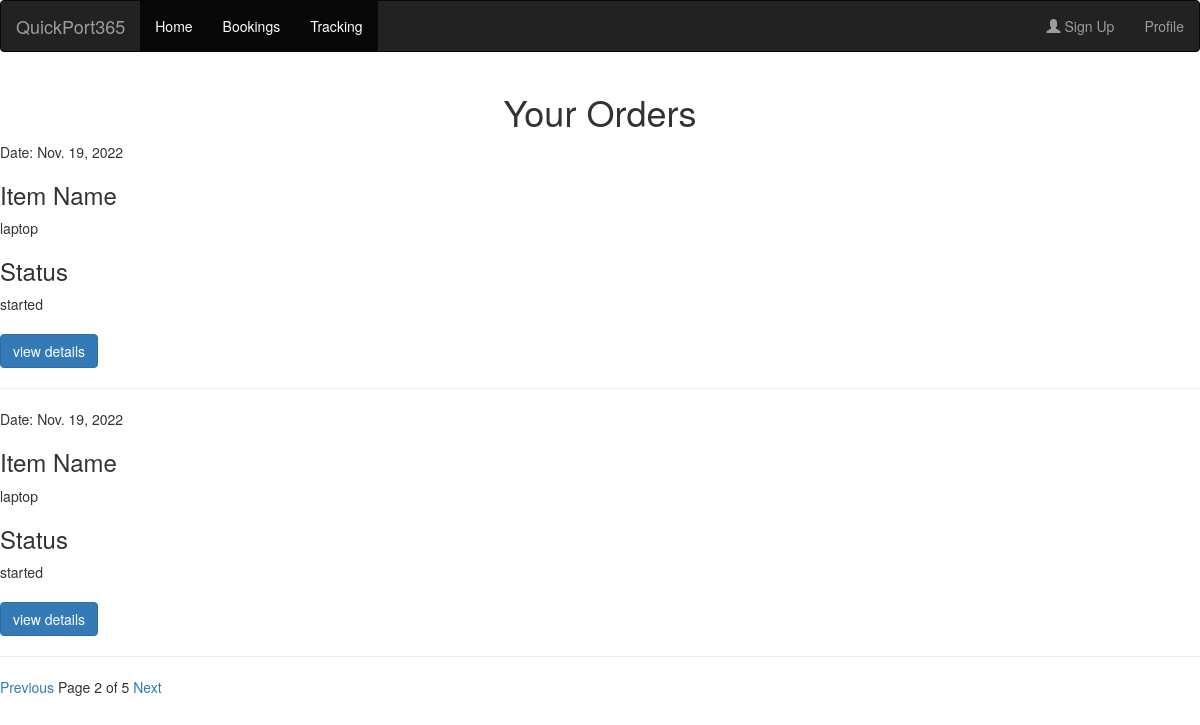
/book/?page=2 (signed in), run on the app's committed database.
### service/models.py (models this page shows)
class OrderDetails(models.Model):
    user = models.ForeignKey(User, on_delete=models.CASCADE, null=True, editable=False)
    origin = models.IntegerField()
    destination = models.IntegerField()
    Destination_country = models.CharField(max_length=100,null=True, editable=False)
    item_weight = models.IntegerField()
    item_name = models.CharField(max_length=200)
    services = models.CharField(max_length=200)
    date = models.DateField(null=True)
    from_whom = models.CharField(max_length=200, null=True)
    image = models.ImageField(null=True, editable=False)
    price = models.IntegerField(null=True)
    status = models.CharField(max_length=20, choices=shipment_details, null=True)

### service/views.py (the view)
# urls.py: path('book/', views.booking,name='book'),
def booking(request):
    fm = OrderDetails.objects.all().filter(user=request.user)
    paginator = Paginator(fm, 2, orphans=1)
    page_number = request.GET.get('page')
    order_page = paginator.get_page(page_number)
    return render(request, 'booking.html', {'order_page': order_page})

### templates/booking.html (shortened to what this page needs)
{% extends 'base.html' %}
{% block content %}
<center><h1>Your Orders</h1></center>
{% for i in order_page %}
Date: {{i.date}}<br>
    <h3>Item Name</h3> {{i.item_name}}<br>
    <h3>Status</h3> {{i.status}}<br><br>
<form action="/history" method="get">
    <input type="submit" value="view details"class="btn btn-primary"><br><hr>
</form>
{% endfor %}
     {% if order_page.has_previous %}
    <a href="?page={{order_page.previous_page_number}}">Previous</a>
   {% endif %}
    <span>Page {{ order_page.number }} of {{ order_page.paginator.num_pages }}</span>
   {% if order_page.has_next %}
    <a href="?page={{order_page.next_page_number}}">Next</a>
   {% endif %}
{% endblock %}

### data on the page
OrderDetails: date "Nov. 19, 2022", item_name "laptop", status "started"
OrderDetails: date "Nov. 19, 2022", item_name "laptop", status "started"

### other printed values
{{ order_page.number }} "2"
{{ order_page.paginator.num_pages }} "5"
